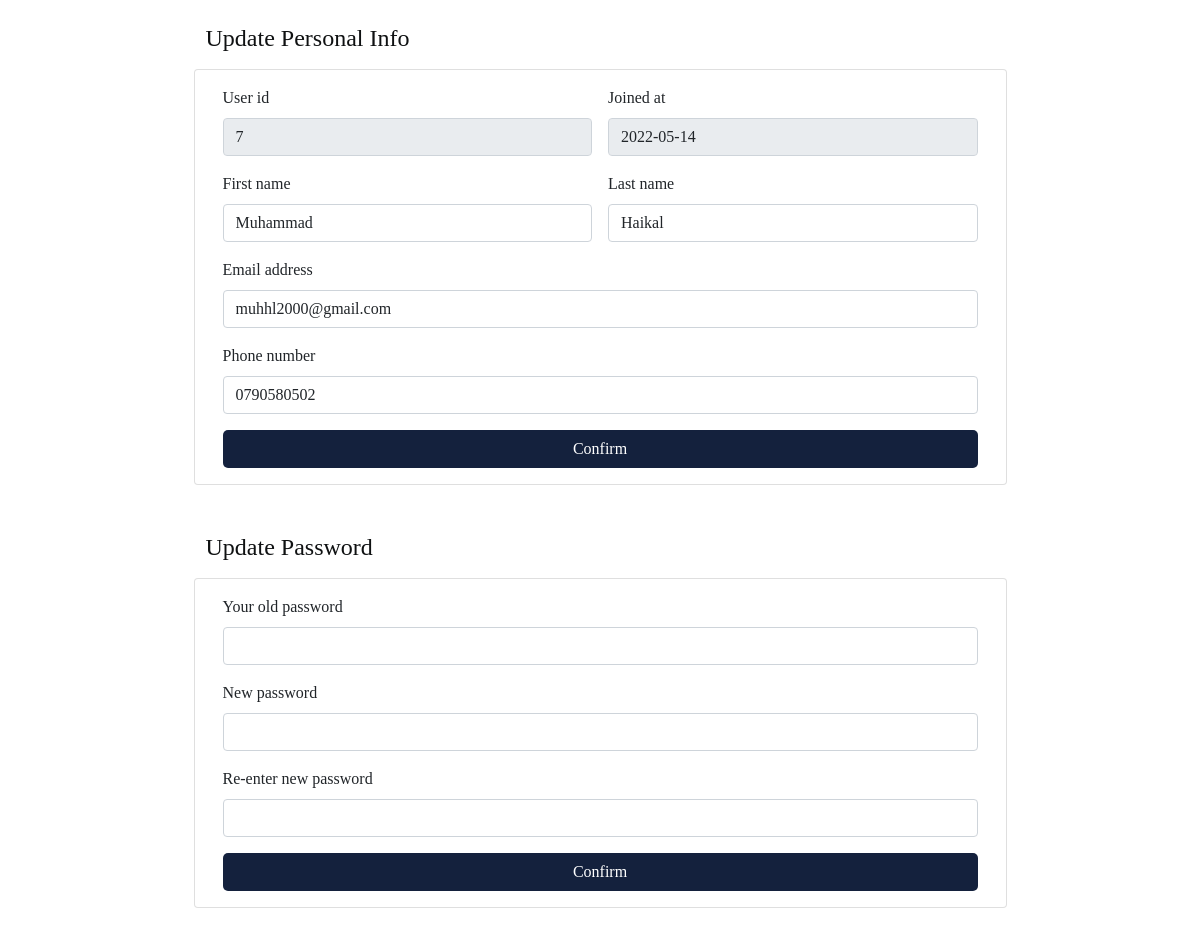
Screenshot of /petaccesories/account.php (signed in) with the database file from the repository.
### tables this page shows
CREATE TABLE IF NOT EXISTS `user` (
  `id` int(11) NOT NULL AUTO_INCREMENT,
  `is_admin` tinyint(1) DEFAULT '0',
  `first_name` varchar(30) NOT NULL,
  `last_name` varchar(30) NOT NULL,
  `email` varchar(50) NOT NULL,
  `phone` varchar(20) NOT NULL,
  `password` varchar(50) NOT NULL,
  `created_at` timestamp NOT NULL DEFAULT CURRENT_TIMESTAMP,
  PRIMARY KEY (`id`),
  UNIQUE KEY `UNIQUE` (`email`) USING BTREE
);

### petaccesories/modules/DB.php (called while the page is built, shortened)
<?php
class DB
{
  protected static $servername;
  protected static $username;
  protected static $password;
  protected static $dbname;
  protected static function connect()
  {
    self::$servername = "sql203.epizy.com";
    self::$username = "epiz_31973952";
    self::$password = "gGD7AG42bivGEj5";
    self::$dbname = "epiz_31973952_petaccessories";
    $conn = new mysqli(self::$servername, self::$username, self::$password, self::$dbname);
    return $conn;
  }
  protected static function getQueryResults($sql){
    $result = mysqli_query(self::connect(), $sql);
    return mysqli_fetch_all($result, MYSQLI_ASSOC);
  }
}

### petaccesories/modules/Admin.php (called while the page is built, shortened)
<?php
class Admin extends User
{
  public static function getAdmin()
  {
    return self::getQueryResults("SELECT * FROM `user` WHERE  `id` = {$_SESSION['admin_id']}");
  }
}

### petaccesories/account.php (the view, shortened to what this page needs)
<?php
include('./templates/PHPScripts.php');
if (!User::check() && !Admin::check()) {
    header("location: ./login");
} elseif (Admin::check()) {
    $user = Admin::getAdmin()[0];
} else {
    $user = User::getUser()[0];
}
?>
<!DOCTYPE html>
<html lang="en" dir="auto">
<?php include('./templates/head.php') ?>
<body>
    <div class="container min-vh-100 d-flex flex-column align-items-center">
        <div class="p-4 col-md-9">
            <h4 class="mb-3">Update Personal Info</h4>
            <div class="card p-3 row">
                <form method="post" action="<?php echo $_SERVER['PHP_SELF']; ?>">
                    <div class="row g-3">
                        <div class="col-sm-6">
                            <label for="firstName" class="form-label">User id</label>
                            <input type="text" class="form-control disabled" disabled value="<?= $user['id'] ?>">
                        </div>
                        <div class="col-sm-6">
                            <label for="firstName" class="form-label">Joined at</label>
                            <input type="text" class="form-control disabled" disabled value="<?= date("Y-m-d", strtotime($user['created_at'])); ?>">
                        </div>
                        <div class="col-sm-6">
                            <label for="firstName" class="form-label">First name</label>
                            <input type="text" class="form-control" required name="first_name" value="<?= $user['first_name'] ?>">
                        </div>
                        <div class="col-sm-6">
                            <label for="lastName" class="form-label">Last name</label>
                            <input type="text" class="form-control" required name="last_name" value="<?= $user['last_name'] ?>">
                        </div>
                        <div class="col-12">
                            <label for="address" class="form-label">Email address</label>
                            <input type="email" class="form-control" required name="email" value="<?= $user['email'] ?>">
                        </div>
                        <div class="col-12 mb-3">
                            <label for="address2" class="form-label">Phone number</label>
                            <input type="text" class="form-control" required name="phone" value="<?= $user['phone'] ?>">
                        </div>
                    </div>
                    <button  class="w-100 btn myFilledCustomBtn2" name="updatePersonalInfo" type="submit">Confirm</button>
                </form>
            </div>
        </div>
        <div class="p-4 col-md-9">
            <h4 class="mb-3">Update Password</h4>
            <div class="card p-3 row">
                <form method="post" action="<?php echo $_SERVER['PHP_SELF']; ?>">
                    <div class="row g-3">
                        <div class="col-12">
                            <label for="address2" class="form-label">Your old password</label>
                            <input type="password" class="form-control" required name="oldPassword">
                        </div>
                        <div class="col-12">
                            <label for="address2" class="form-label">New password</label>
                            <input type="password" class="form-control" required name="password">
                        </div>
                        <div class="col-12 mb-3">
                            <label for="address2" class="form-label">Re-enter new password</label>
                            <input type="password" class="form-control" required name="passwordR">
                        </div>
                    </div>
                    <button  class="w-100 btn myFilledCustomBtn2" name="updatePassword" type="submit">Confirm</button>
                </form>
            </div>
        </div>
    </div>
</body>
</html>

### rows the page displays
user: id "7", created_at "2022-05-14", first_name "Muhammad", last_name "Haikal", email "muhhl2000@gmail.com", phone "0790580502"
